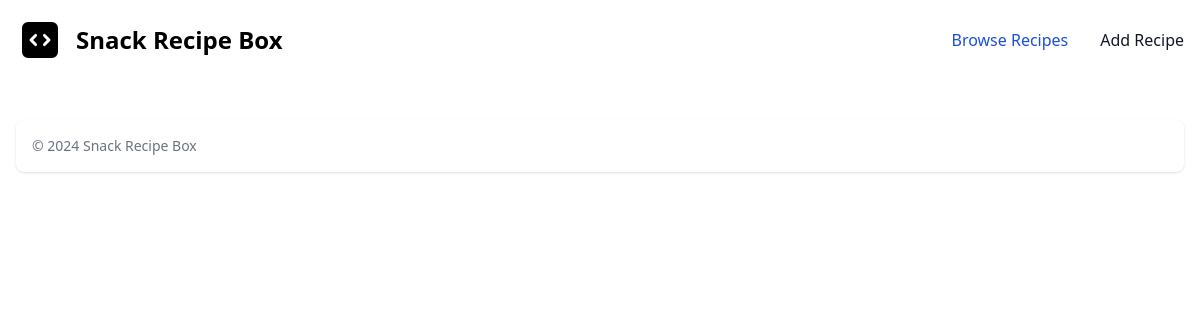
Before: / with the older database file.
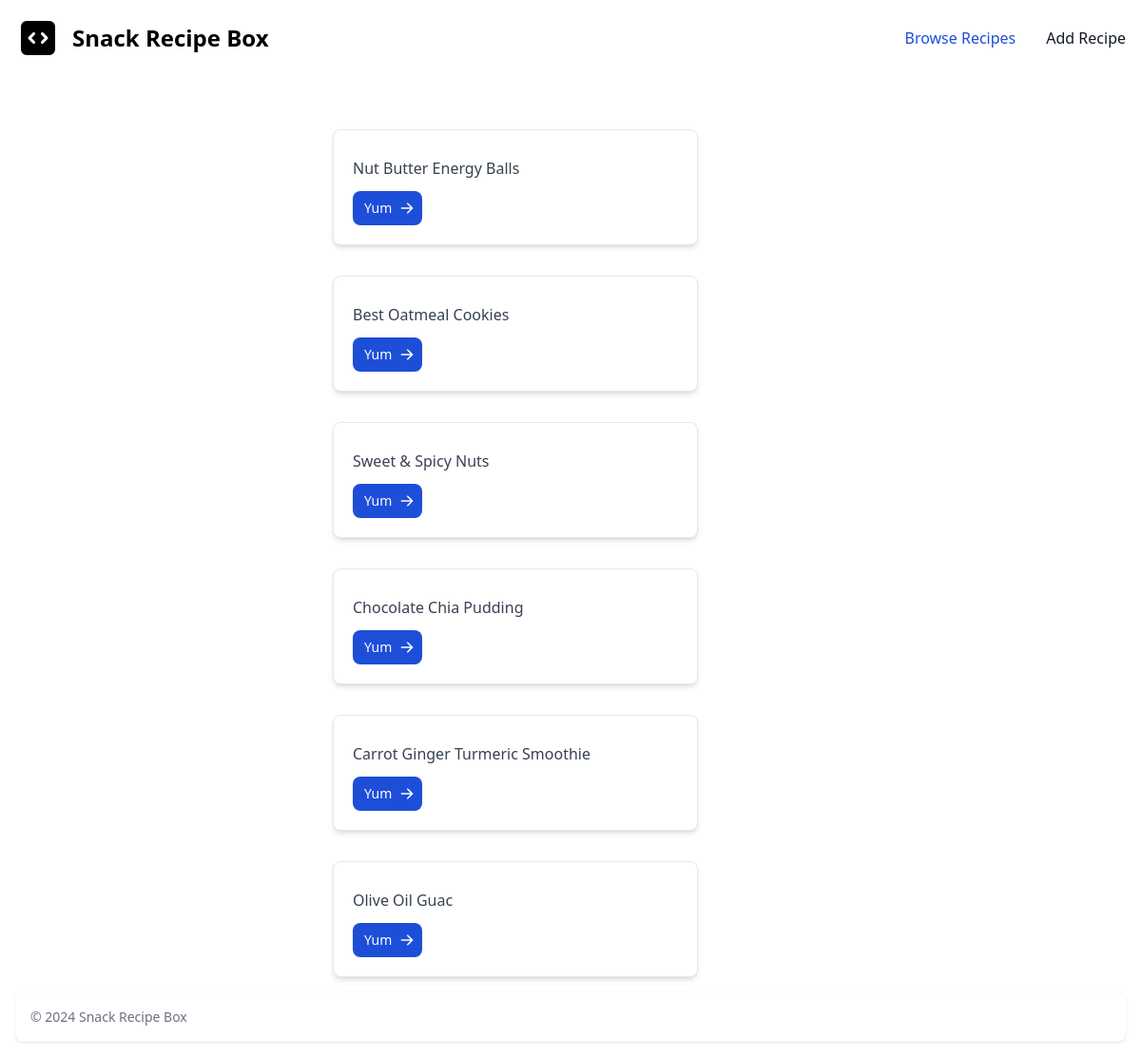
After: the same page with the newer database file.
### snacks/models.py (models this page shows, shortened)
class Snack(models.Model):
    name = models.CharField(max_length=256)
    purchaser = models.ForeignKey('auth.User', on_delete=models.CASCADE)
    description = models.TextField(max_length=256)
    rating = models.IntegerField(default=0)

### snacks/views.py (the view)
# urls.py: path('', SnackListView.as_view(), name='snack_list'),
class SnackListView(ListView):
    template_name = 'snack_list.html'
    model = Snack
    context_object_name = 'snacks'

### templates/snack_list.html (shortened to what this page needs)
{% extends 'base.html' %}
{% block content %}
  <div class="w-1/2 mx-auto space-y-8">
    <br>
    {% for snack in snacks %}
      <div class="max-w-sm bg-white border border-gray-200 rounded-lg shadow-md dark:bg-gray-800 dark:border-gray-700">
        <div class="p-5">
          <p class="mb-3 font-normal text-gray-700 dark:text-gray-400">{{ snack.name }}</p>
          <a href="{% url 'snack_detail' snack.id %}"
             class="inline-flex items-center px-3 py-2 text-sm font-medium text-center text-white bg-blue-700 rounded-lg hover:bg-blue-800 focus:ring-4 focus:outline-none focus:ring-blue-300 dark:bg-blue-600 dark:hover:bg-blue-700 dark:focus:ring-blue-800">
            Yum
          </a>
        </div>
      </div>
    {% endfor %}
  </div>
{% endblock content %}

### templates/base.html (shortened to what this page needs)
<!DOCTYPE html>
<html lang="en">
<head>
  <script src="https://cdn.tailwindcss.com"></script>
</head>
<body>
  <header>
    <nav class="bg-white border-gray-200 dark:bg-gray-900">
      <div class="max-w-screen-xl flex flex-wrap items-center justify-between mx-auto p-4">
        <a href="{% url 'snack_list' %}" class="flex items-center space-x-3 rtl:space-x-reverse">
          <span class="self-center text-2xl font-semibold whitespace-nowrap dark:text-white">Snack Recipe Box</span>
        </a>
        <div class="hidden w-full md:block md:w-auto" id="navbar-default">
          <ul
            class="font-medium flex flex-col p-4 md:p-0 mt-4 border border-gray-100 rounded-lg bg-gray-50 md:flex-row md:space-x-8 rtl:space-x-reverse md:mt-0 md:border-0 md:bg-white dark:bg-gray-800 md:dark:bg-gray-900 dark:border-gray-700">
            <li>
              <a href="{% url 'snack_list' %}"
                class="block py-2 px-3 text-white bg-blue-700 rounded md:bg-transparent md:text-blue-700 md:p-0 dark:text-white md:dark:text-blue-500"
                aria-current="page">Browse Recipes</a>
            </li>
            <li>
              <a href="{% url 'snack_create' %}"
                class="block py-2 px-3 text-gray-900 rounded hover:bg-gray-100 md:hover:bg-transparent md:border-0 md:hover:text-blue-700 md:p-0 dark:text-white md:dark:hover:text-blue-500 dark:hover:bg-gray-700 dark:hover:text-white md:dark:hover:bg-transparent">Add Recipe</a>
            </li>
          </ul>
        </div>
      </div>
    </nav>
  </header>
  <main class="w-5/6 mx-auto">
    {% block content %}{% endblock content %}
  </main>
<footer class="bg-white rounded-lg shadow m-4 dark:bg-gray-800">
  <div class="w-full mx-auto max-w-screen-xl p-4 md:flex md:items-center md:justify-between">
    <span class="text-sm text-gray-500 sm:text-center dark:text-gray-400">© 2024 <a href="https://thingrater.com/" class="hover:underline"> Snack Recipe Box</a>
  </span>
  </div>
</footer>
</body>
</html>

Changed rows visible on the page:
added Snack: name "Nut Butter Energy Balls"
added Snack: name "Best Oatmeal Cookies"
added Snack: name "Sweet & Spicy Nuts"
added Snack: name "Chocolate Chia Pudding"
added Snack: name "Carrot Ginger Turmeric Smoothie"
added Snack: name "Olive Oil Guac"
